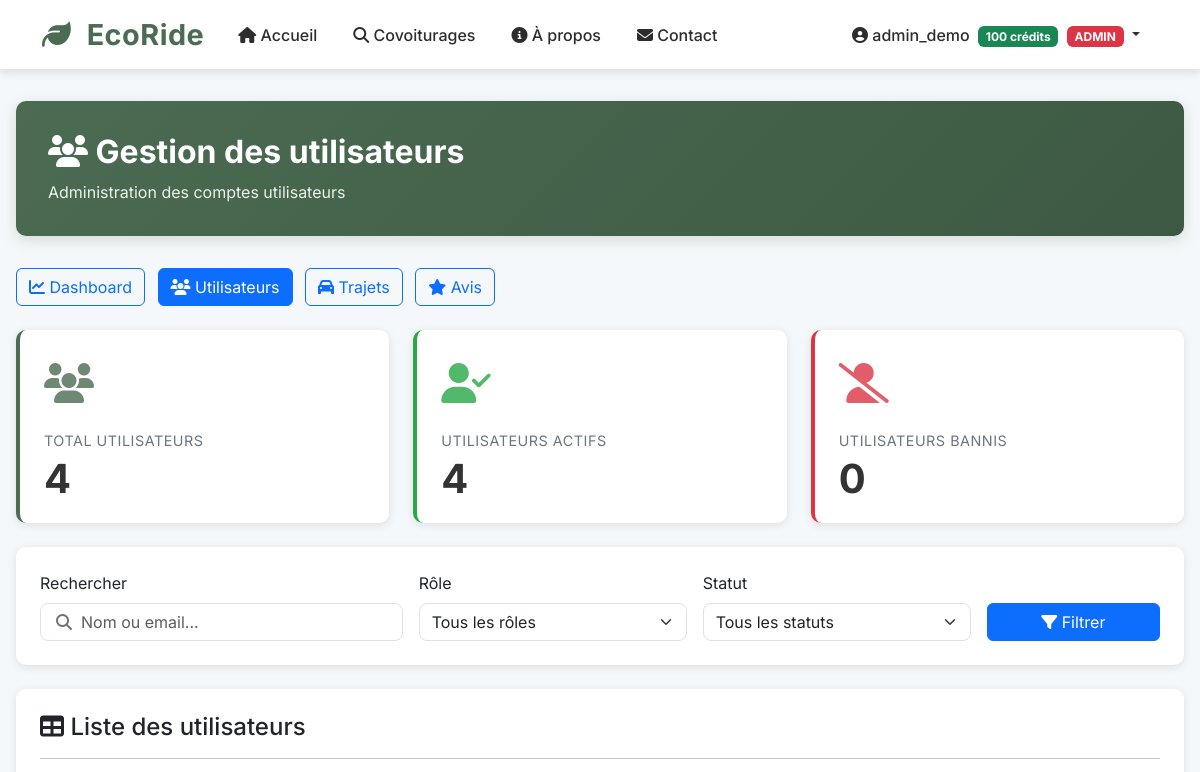
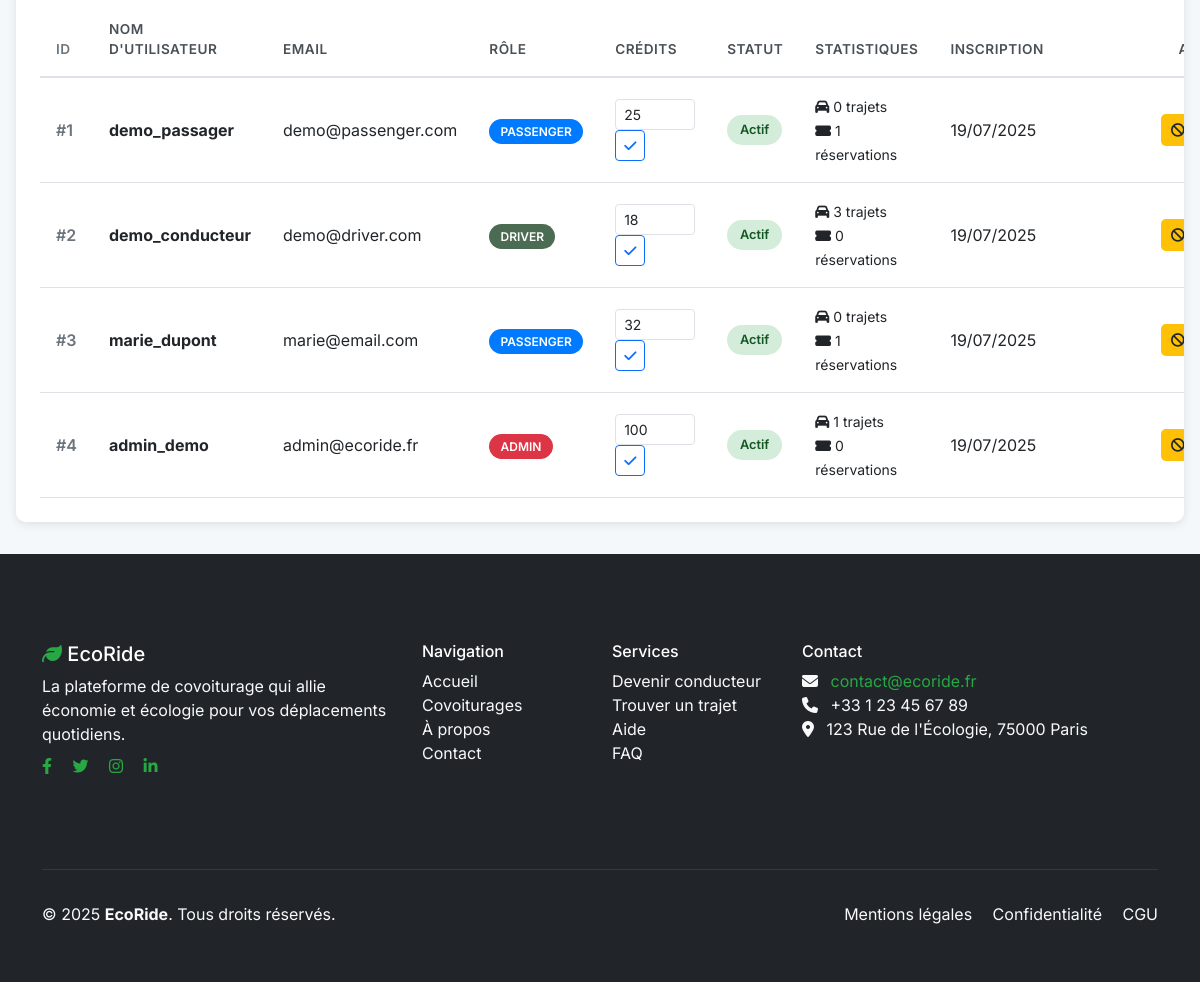
The page /?page=admin-users (signed in) on the database its author committed (2 pictures, top to bottom).
### tables this page shows
CREATE TABLE users (
    id INT AUTO_INCREMENT PRIMARY KEY,
    username VARCHAR(50) NOT NULL UNIQUE,            
    email VARCHAR(100) NOT NULL UNIQUE,              
    password VARCHAR(255) NOT NULL,                  
    phone VARCHAR(20),                                
    credits INT DEFAULT 20,                           
    role ENUM(                                        
        'passenger',                                  
        'driver',                                     
        'admin'                                       
    ) DEFAULT 'passenger',
    created_at TIMESTAMP DEFAULT CURRENT_TIMESTAMP,  
    is_active BOOLEAN DEFAULT TRUE                    
);

### classes/User.php (called while the page is built, shortened)
<?php
class User {
    private $pdo;
    private $id;
    public function __construct($pdo, $id = null) {
        $this->pdo = $pdo;
        $this->id = $id;
        if ($id !== null) {
            $this->loadById($id);
        }
    }
    public function loadById($id) {
        try {
            $stmt = $this->pdo->prepare("SELECT * FROM users WHERE id = :id");
            $stmt->execute([':id' => $id]);
            $user = $stmt->fetch(PDO::FETCH_ASSOC);
            $this->id = $id;
            $this->data = $user;
            return $this->data;
        } catch (PDOException $e) {
            throw new Exception("Erreur lors du chargement des données utilisateur.");
        }
    }
    public function getTripsAsDriver() {
        try {
            $stmt = $this->pdo->prepare("
                SELECT t.*, v.brand, v.model, v.color,
                       COUNT(DISTINCT b.id) as bookings_count
                FROM trips t
                LEFT JOIN vehicles v ON t.vehicle_id = v.id
                LEFT JOIN bookings b ON t.id = b.trip_id AND b.status != 'cancelled'
                WHERE t.driver_id = :user_id
                GROUP BY t.id
                ORDER BY t.departure_time DESC
            ");
            $stmt->execute([':user_id' => $this->id]);
            return $stmt->fetchAll(PDO::FETCH_ASSOC);
        } catch (PDOException $e) {
            throw new Exception("Erreur lors de la récupération des trajets.");
        }
    }
    public function getTripsAsPassenger() {
        try {
            $stmt = $this->pdo->prepare("
                SELECT b.*, t.departure_city, t.arrival_city, t.departure_time,
                       u.username as driver_name, v.brand, v.model, v.fuel_type
                FROM bookings b
                JOIN trips t ON b.trip_id = t.id
                JOIN users u ON t.driver_id = u.id
                LEFT JOIN vehicles v ON t.vehicle_id = v.id
                WHERE b.passenger_id = :user_id
                ORDER BY t.departure_time DESC
            ");
            $stmt->execute([':user_id' => $this->id]);
            return $stmt->fetchAll(PDO::FETCH_ASSOC);
        } catch (PDOException $e) {
            throw new Exception("Erreur lors de la récupération des réservations.");
        }
    }
}

### pages/admin-users.php (the view, shortened to what this page needs)
<?php
require_once __DIR__ . '/../config/database.php';
require_once __DIR__ . '/../classes/User.php';
$search = $_GET['search'] ?? '';
$sql = "SELECT id, username, email, phone, credits, role, created_at, is_active FROM users WHERE 1=1";
$params = [];
$sql .= " ORDER BY created_at DESC";
$stmt = $pdo->prepare($sql);
$stmt->execute($params);
$users = $stmt->fetchAll();
function getUserStatsPOO($pdo, $user_id)
{
    try {
        $userObj = new User($pdo, $user_id);
        $trips = $userObj->getTripsAsDriver();
        $bookings = $userObj->getTripsAsPassenger();
        return [
            'trips' => count($trips),
            'bookings' => count($bookings)
        ];
    } catch (Exception $e) {
        return ['trips' => 0, 'bookings' => 0];
    }
}
?>
<div class="admin-container">
    <div class="admin-header">
        <h1><i class="fas fa-users"></i> Gestion des utilisateurs</h1>
        <p class="subtitle">Administration des comptes utilisateurs</p>
    </div>
    <div class="mb-4">
        <a href="?page=admin-dashboard" class="btn btn-outline-primary me-2">
            <i class="fas fa-chart-line"></i> Dashboard
        </a>
        <a href="?page=admin-users" class="btn btn-primary me-2">
            <i class="fas fa-users"></i> Utilisateurs
        </a>
        <a href="?page=admin-trips" class="btn btn-outline-primary me-2">
            <i class="fas fa-car"></i> Trajets
        </a>
        <a href="?page=admin-reviews" class="btn btn-outline-primary me-2">
            <i class="fas fa-star"></i> Avis
        </a>
    </div>
    <?php
    $total_users = count($users);
    $active_users = count(array_filter($users, fn($u) => $u['is_active'] == 1));
    $banned_users = $total_users - $active_users;
    ?>
    <div class="stats-grid mb-4">
        <div class="stat-card primary">
            <div class="icon primary"><i class="fas fa-users"></i></div>
            <div class="label">Total Utilisateurs</div>
            <div class="value"><?= $total_users ?></div>
        </div>
        <div class="stat-card success">
            <div class="icon success"><i class="fas fa-user-check"></i></div>
            <div class="label">Utilisateurs Actifs</div>
            <div class="value"><?= $active_users ?></div>
        </div>
        <div class="stat-card danger">
            <div class="icon danger"><i class="fas fa-user-slash"></i></div>
            <div class="label">Utilisateurs Bannis</div>
            <div class="value"><?= $banned_users ?></div>
        </div>
    </div>
    <div class="admin-filters">
        <form method="GET" class="row g-3">
            <div class="col-md-4">
                <label class="form-label">Rechercher</label>
                <div class="search-box">
                    <i class="fas fa-search"></i>
                    <input type="text" class="form-control" name="search" placeholder="Nom ou email..." value="<?= htmlspecialchars($search) ?>">
                </div>
            </div>
            <div class="col-md-3">
                <label class="form-label">Rôle</label>
                <select class="form-select" name="filter_role">
                    <option value="">Tous les rôles</option>
                </select>
            </div>
            <div class="col-md-3">
                <label class="form-label">Statut</label>
                <select class="form-select" name="filter_status">
                    <option value="">Tous les statuts</option>
                </select>
            </div>
            <div class="col-md-2">
                <label class="form-label">&nbsp;</label>
                <button type="submit" class="btn btn-primary w-100">
                    <i class="fas fa-filter"></i> Filtrer
                </button>
            </div>
        </form>
    </div>
    <div class="admin-table-container">
        <h4><i class="fas fa-table"></i> Liste des utilisateurs</h4>
        <hr>
        <?php if (empty($users)): ?>
            <p class="text-center text-muted py-4">Aucun utilisateur trouvé.</p>
        <?php else: ?>
            <table class="table admin-table">
                <thead>
                    <tr>
                        <th class="col-id">ID</th>
                        <th>Nom d'utilisateur</th>
                        <th>Email</th>
                        <th>Rôle</th>
                        <th>Crédits</th>
                        <th>Statut</th>
                        <th>Statistiques</th>
                        <th>Inscription</th>
                        <th class="col-actions">Actions</th>
                    </tr>
                </thead>
                <tbody>
                    <?php foreach ($users as $user): ?>
                        <?php $stats = getUserStatsPOO($pdo, $user['id']); ?>
                        <tr>
                            <td class="col-id">#<?= $user['id'] ?></td>
                            <td><strong><?= htmlspecialchars($user['username']) ?></strong></td>
                            <td><?= htmlspecialchars($user['email']) ?></td>
                            <td>
                                <span class="role-badge <?= $user['role'] ?>">
                                    <?= ucfirst($user['role']) ?>
                                </span>
                            </td>
                            <td>
                                <form method="POST" class="d-inline" onsubmit="return confirm('Ajuster les crédits ?')">
                                    <input type="number" name="credits" value="<?= $user['credits'] ?>" style="width: 80px;" class="form-control form-control-sm d-inline">
                                    <button type="submit" name="ajuster_credits" class="btn btn-sm btn-outline-primary">
                                        <i class="fas fa-check"></i>
                                    </button>
                                </form>
                            </td>
                            <td>
                                <?php if ($user['is_active']): ?>
                                    <span class="status-badge active">Actif</span>
                                <?php else: ?>
                                    <span class="status-badge inactive">Banni</span>
                                <?php endif; ?>
                            </td>
                            <td>
                                <small>
                                    <i class="fas fa-car"></i> <?= $stats['trips'] ?> trajets<br>
                                    <i class="fas fa-ticket-alt"></i> <?= $stats['bookings'] ?> réservations
                                </small>
                            </td>
                            <td><?= date('d/m/Y', strtotime($user['created_at'])) ?></td>
                            <td class="col-actions">
                                <?php if ($user['is_active']): ?>
                                    <a href="?page=admin-users&action=bannir&user_id=<?= $user['id'] ?>"
                                        class="btn btn-action btn-ban"
                                        onclick="return confirm('Bannir cet utilisateur ?')">
                                        <i class="fas fa-ban"></i>
                                    </a>
                                <?php endif; ?>
                            </td>
                        </tr>
                    <?php endforeach; ?>
                </tbody>
            </table>
        <?php endif; ?>
    </div>
</div>

### assets/css/style.css (style rules this page uses)
body { font-family: 'Inter', sans-serif; background-color: #F5F8FA; margin: 0; padding: 0; }

### assets/css/admin.css (style rules this page uses)
.admin-container { max-width: 1400px; margin: 0 auto; padding: 2rem 1rem; }
.admin-header { background: linear-gradient(135deg, #4B6B52 0%, #3d5943 100%); color: white; padding: 2rem; border-radius: 10px; margin-bottom: 2rem; box-shadow: 0 4px 15px rgba(75, 107, 82, 0.2); }
.admin-header h1 { margin: 0; font-size: 2rem; font-weight: 700; }
.admin-header .subtitle { margin: 0.5rem 0 0 0; opacity: 0.9; font-size: 1rem; }
.stats-grid { display: grid; grid-template-columns: repeat(auto-fit, minmax(250px, 1fr)); gap: 1.5rem; margin-bottom: 2rem; }
.stat-card { background: white; border-radius: 10px; padding: 1.5rem; box-shadow: 0 2px 10px rgba(0, 0, 0, 0.1); transition: transform 0.3s ease, box-shadow 0.3s ease; border-left: 4px solid transparent; }
.stat-card.primary { border-left-color: #4B6B52; }
.stat-card.success { border-left-color: #28a745; }
.stat-card.danger { border-left-color: #dc3545; }
.stat-card .icon { font-size: 2.5rem; opacity: 0.8; margin-bottom: 1rem; }
.stat-card .icon.primary { color: #4B6B52; }
.stat-card .icon.success { color: #28a745; }
.stat-card .icon.danger { color: #dc3545; }
.stat-card .label { font-size: 0.9rem; color: #6c757d; text-transform: uppercase; letter-spacing: 0.5px; margin-bottom: 0.5rem; }
.stat-card .value { font-size: 2.5rem; font-weight: 700; color: #333; line-height: 1; }
.admin-table-container { background: white; border-radius: 10px; padding: 1.5rem; box-shadow: 0 2px 10px rgba(0, 0, 0, 0.1); overflow-x: auto; }
.admin-table { width: 100%; margin-bottom: 0; }
.admin-table thead { background: #f8f9fa; }
.admin-table thead th { border-bottom: 2px solid #dee2e6; padding: 1rem; font-weight: 600; color: #495057; text-transform: uppercase; font-size: 0.85rem; letter-spacing: 0.5px; }
.admin-table tbody tr { transition: background-color 0.2s ease; }
.admin-table tbody td { padding: 1rem; vertical-align: middle; border-bottom: 1px solid #dee2e6; }
.admin-table .col-id { width: 60px; font-weight: 600; color: #6c757d; }
.admin-table .col-actions { min-width: 200px; text-align: right; white-space: nowrap; }
.admin-table .btn-action { display: inline-block; margin: 2px; padding: 0.35rem 0.6rem; }
.btn-action { display: inline-block; padding: 0.35rem 0.65rem; font-size: 0.85rem; border-radius: 5px; transition: all 0.3s ease; border: none; cursor: pointer; margin: 2px 3px; vertical-align: middle; }
.btn-action i { margin-right: 0.25rem; }
.btn-ban { background: #ffc107; color: #212529; }
.status-badge { padding: 0.35rem 0.8rem; border-radius: 20px; font-size: 0.8rem; font-weight: 600; display: inline-block; }
.status-badge.active { background: #d4edda; color: #155724; }
.role-badge { padding: 0.3rem 0.7rem; border-radius: 15px; font-size: 0.75rem; font-weight: 600; text-transform: uppercase; }
.role-badge.admin { background: #dc3545; color: white; }
.role-badge.driver { background: #4B6B52; color: white; }
.role-badge.passenger { background: #007bff; color: white; }
.admin-filters { background: white; border-radius: 10px; padding: 1.5rem; margin-bottom: 1.5rem; box-shadow: 0 2px 10px rgba(0, 0, 0, 0.1); }
.admin-filters .form-control, .admin-filters .form-select { border-radius: 8px; border: 1px solid #dee2e6; }
.search-box { position: relative; }
.search-box i { position: absolute; left: 1rem; top: 50%; transform: translateY(-50%); color: #6c757d; }
.search-box input { padding-left: 2.5rem; }
.admin-container > * { animation: fadeIn 0.5s ease-out; }
.mb-4 { margin-bottom: 1.5rem !important; }

### rows shown on the page
users: id "1", username "demo_passager", email "demo@passenger.com", role "PASSENGER", credits "25", is_active "Actif", trips "0", bookings "1", created_at "19/07/2025"
users: id "2", username "demo_conducteur", email "demo@driver.com", role "DRIVER", credits "18", is_active "Actif", trips "3", bookings "0", created_at "19/07/2025"
users: id "3", username "marie_dupont", email "marie@email.com", role "PASSENGER", credits "32", is_active "Actif", trips "0", bookings "1", created_at "19/07/2025"
users: id "4", username "admin_demo", email "admin@ecoride.fr", role "ADMIN", credits "100", is_active "Actif", trips "1", bookings "0", created_at "19/07/2025"

### other values the page prints
$user['username'] "admin_demo"
$user['credits'] "100"
$total_users "4"
$active_users "4"
$banned_users "0"
